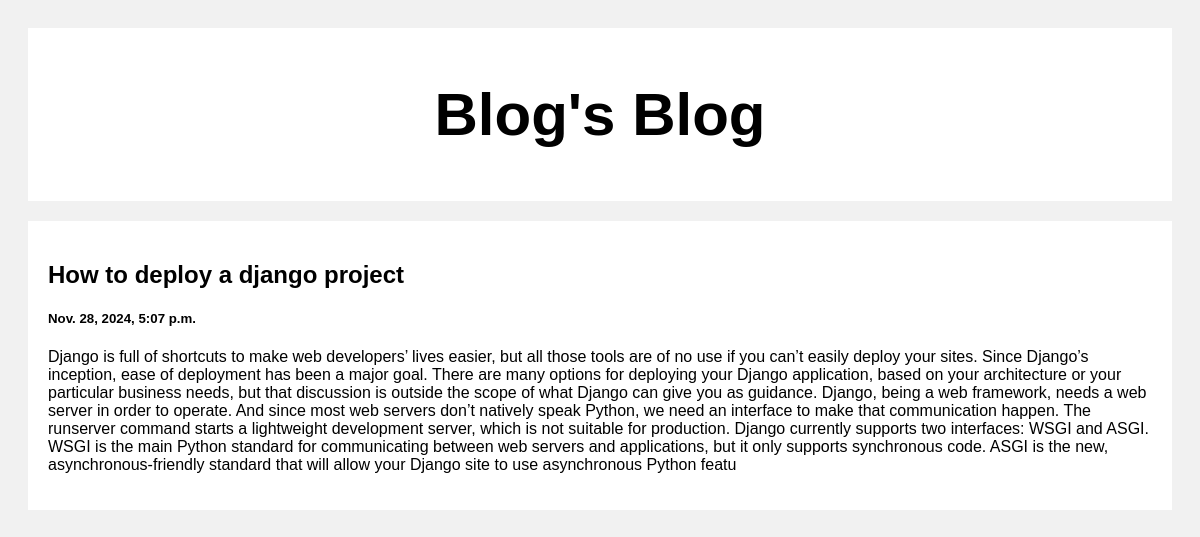
/post/1, run on the app's committed database.
### posts/models.py (models this page shows)
class Post(models.Model):
    title=models.CharField(max_length=100)
    body=models.CharField(max_length=1000)
    created_at=models.DateTimeField(default=datetime.now,blank=True)

### posts/views.py (the view)
# urls.py: path('post/<str:pk>',views.post,name='post')
def post(request,pk):
    posts=Post.objects.get(id=pk)
    return render(request,'posts.html',{'posts':posts})

### templates/posts.html (shortened to what this page needs)
<!DOCTYPE html>
<html>
<head>
</head>
<body>
<div class="header">
  <h2>Blog's Blog</h2>
</div>
<div class="row">
  <div class="leftcolumn">
    <div class="card">
        <h2>{{posts.title}}</h2>
        <h5>{{posts.created_at}}</h5>
        <p>{{posts.body}}</p>
    </div>
  </div>
</div>
</body>
</html>

### templates/posts.html (style rules this page uses)
* { box-sizing: border-box; }
body { font-family: Arial; padding: 20px; background: #f1f1f1; }
.header { padding: 2px; font-size: 40px; text-align: center; background: white; }
.leftcolumn { float: left; width: 100%; }
.card { background-color: white; padding: 20px; margin-top: 20px; }
.row:after { content: ""; display: table; clear: both; }

### data on the page
Post: title "How to deploy a django project", created_at "Nov. 28, 2024, 5:07 p.m.", body "Django is full of shortcuts to make web developers’ lives easier, but all those tools are of no use if you can’t easily deploy your sites. Since Django’s inception, ease of deployment has been a major goal. There are many options for deploying your Django application, based on your architecture or your particular business needs, but that discussion is outside the scope of what Django can give you as guidance. Django, being a web framework, needs a web server in order to operate. And since most web servers don’t natively speak Python, we need an interface to make that communication happen. The runserver command starts a lightweight development server, which is not suitable for production.…"
